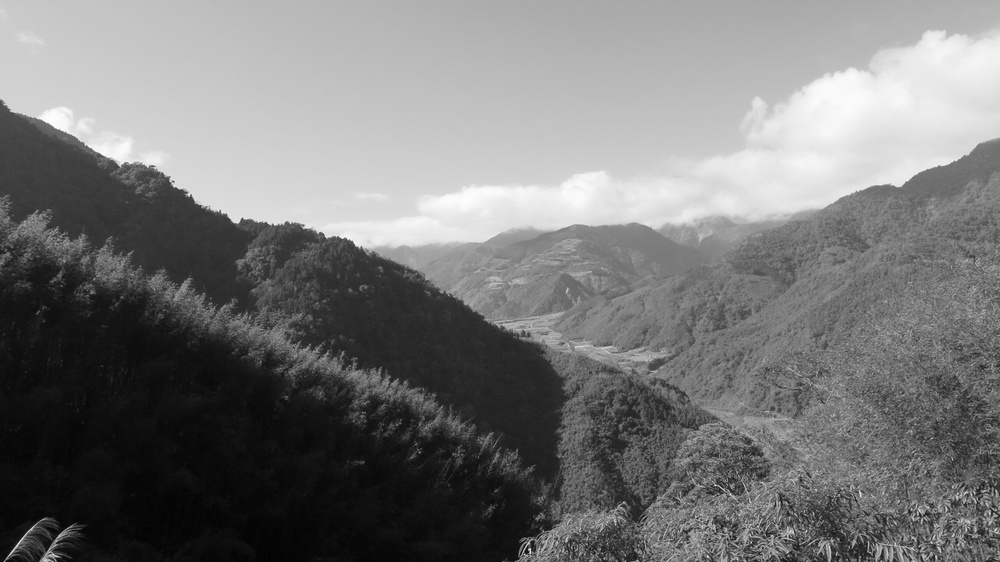
#> input picture Image/img.jpg, 1000 x 562 px, shrunk from 1920 x 1080 before the run
$ python prewitt.py
#> lines starting #> are read from the running program, lines starting #| are printed output that depends on the picture; after the words box and inside, x2 and y2 are one past the last pixel; in counts of white or black regions, pixels touching at a corner belong together
#> further down, image is the input picture: shape (562, 1000); min 1, max 255, mean 119.7
from signal import signal
import numpy as np
import cv2
from scipy import signal

def prewitt(I, _boundary = 'symm'):
    # prewitt_x是可分離的，根據卷積運算結合律，分兩次小卷積核心運算
    # 垂直方向上的均值平滑
#> called with _boundary = 'symm'
    ones_y = np.array([[1], [1], [1]], np.float32)
    i_conv_pre_x = signal.convolve2d(I, ones_y, mode = 'same', boundary = _boundary)
    # 水平方向上的差分
    diff_x = np.array([[1, 0, -1]], np.float32)
    i_conv_pre_x = signal.convolve2d(i_conv_pre_x, diff_x, mode = 'same', boundary = _boundary)

    # prewitt_y是可分離的，根據卷積運算結合律，分兩次小卷積核心運算
    # 水平方向上的均值平滑
    ones_x = np.array([[1, 1, 1]], np.float32)
    i_conv_pre_y = signal.convolve2d(I, ones_x, mode = 'same', boundary = _boundary)
    # 垂直方向上的差分
    diff_y = np.array([[1], [0], [-1]], np.float32)
    i_conv_pre_y = signal.convolve2d(i_conv_pre_y, diff_y, mode = 'same', boundary = _boundary)
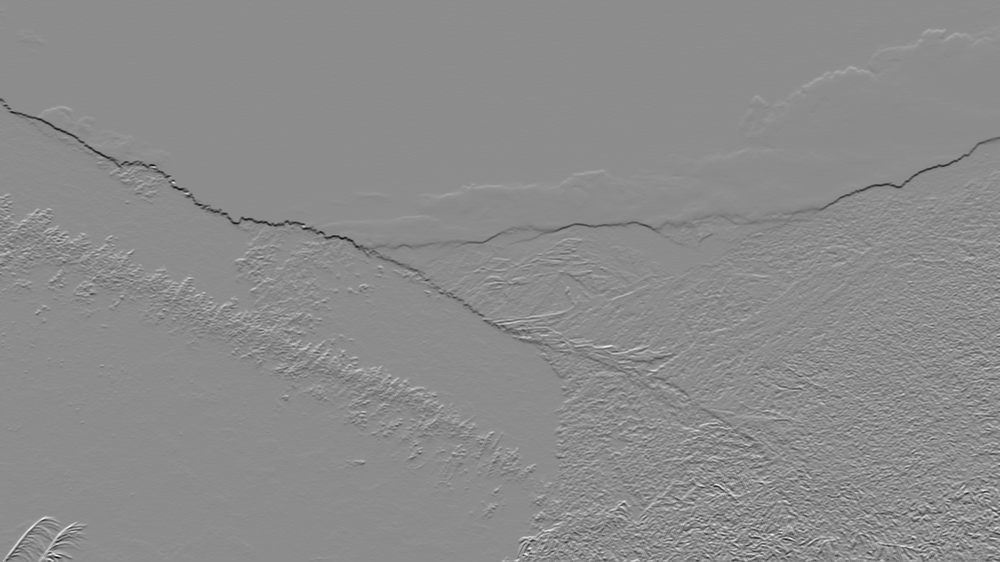
#> i_conv_pre_y: shape (562, 1000) float32; min -505, max 412, mean -1.3; drawn with min black and max white

    return (i_conv_pre_x, i_conv_pre_y)

if __name__ == '__main__':
    image = cv2.imread('../Image/img.jpg', cv2.COLOR_BGR2GRAY)
    cv2.imshow('image', image)

    i_conv_pre_x, i_conv_pre_y = prewitt(image)

    abs_i_conv_pre_x = np.abs(i_conv_pre_x)
    abs_i_conv_pre_y = np.abs(i_conv_pre_y)
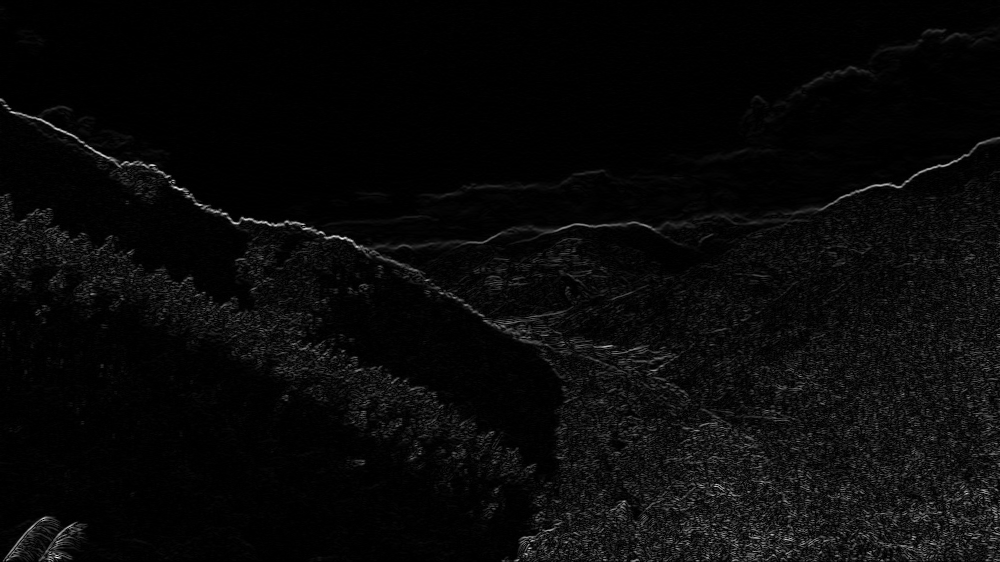
#> abs_i_conv_pre_y: shape (562, 1000) float32; min 0, max 505, mean 18.1; drawn with min black and max white

    edge_x = abs_i_conv_pre_x.copy()
    edge_y = abs_i_conv_pre_y.copy()

    edge_x[edge_x>255] = 255
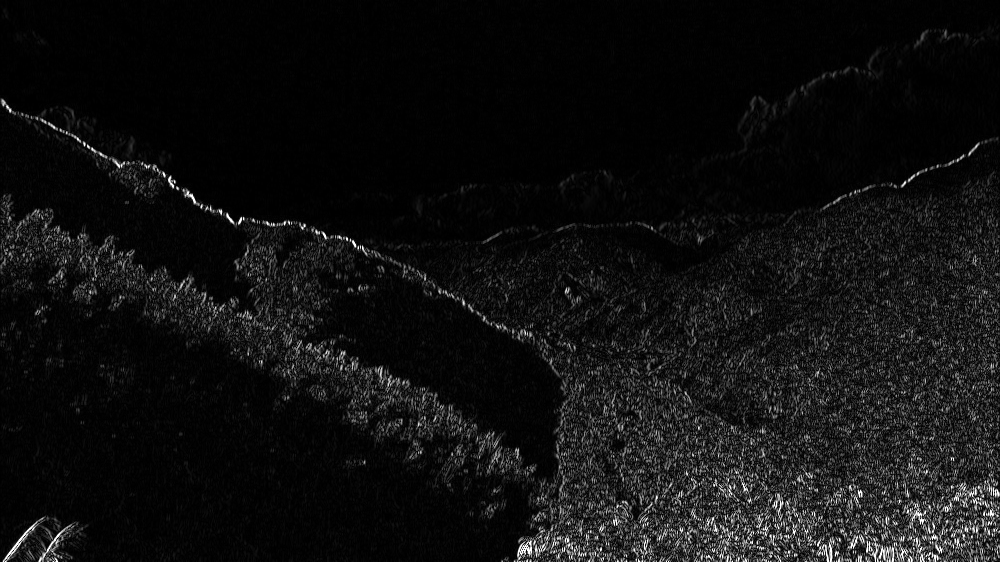
#> edge_x: shape (562, 1000) float32; min 0, max 255, mean 16.5
    edge_y[edge_y>255] = 255
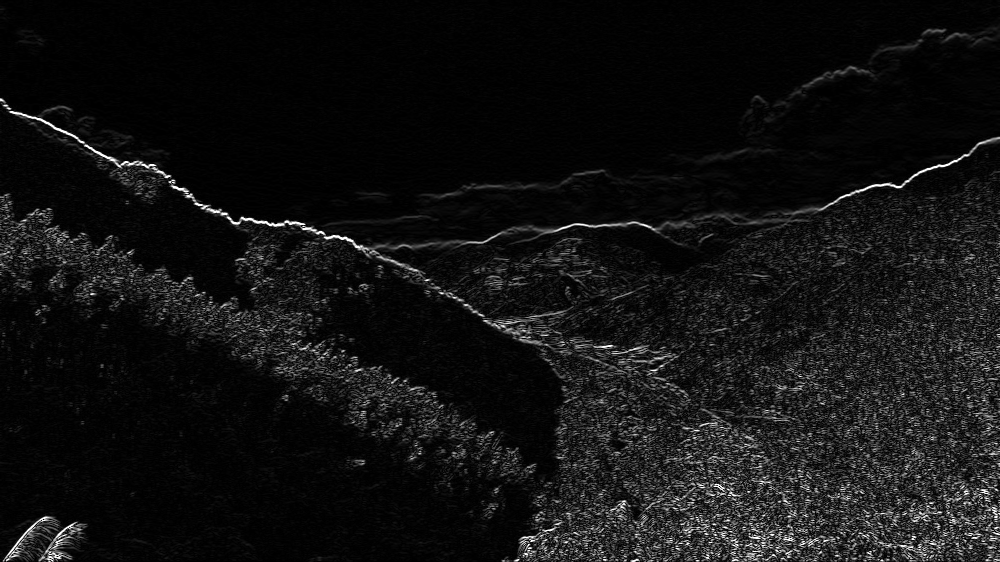
#> edge_y: shape (562, 1000) float32; 0.16% of pixels changed, all inside (x1, y1, x2, y2) = (0, 99, 1000, 561)

    cv2.imshow('edge_x', edge_x)
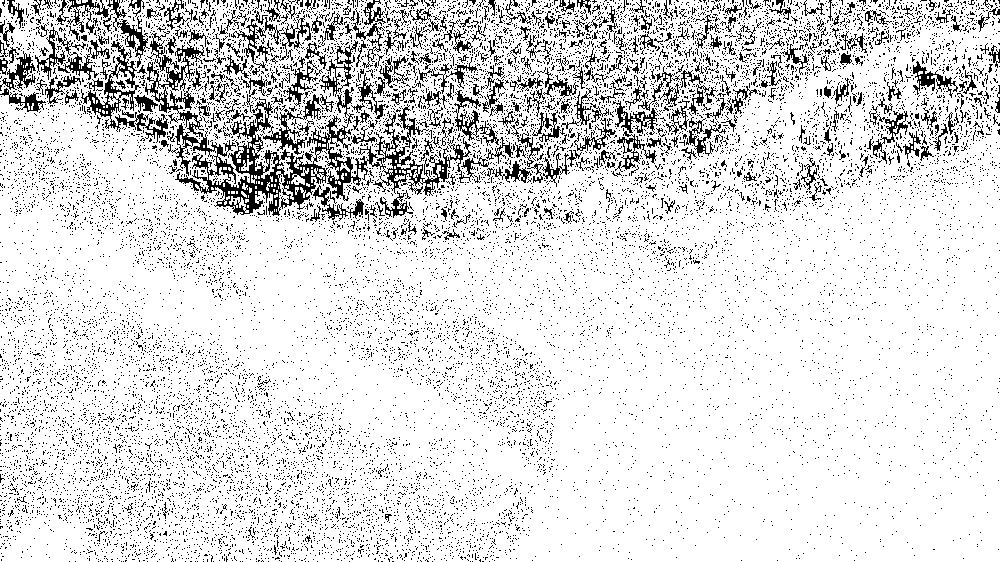
#> window 'edge_x': shape (562, 1000); 86.9% white; black in thin lines or dots
    cv2.imshow('edge_y', edge_y)
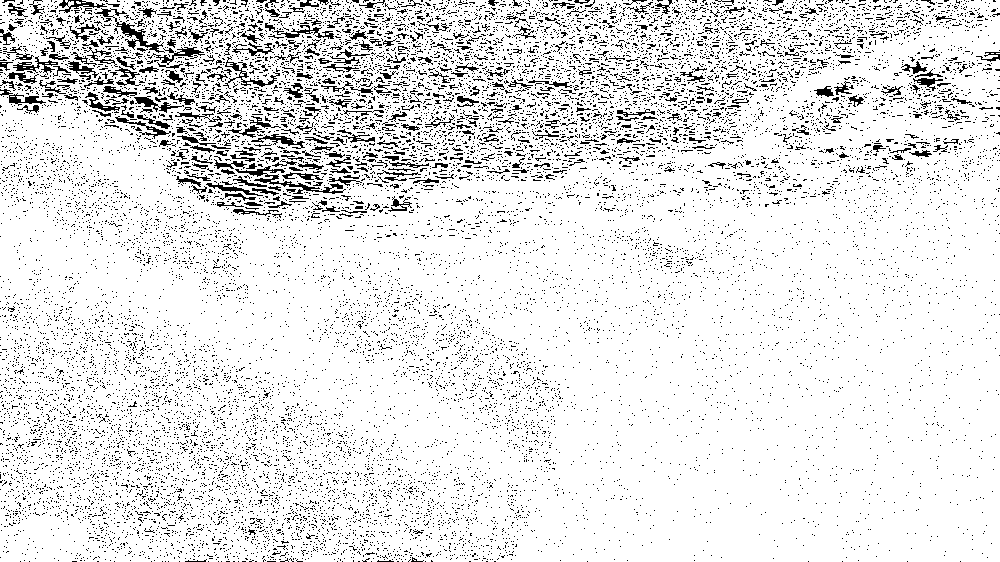
#> window 'edge_y': shape (562, 1000); 90% white; black in thin lines or dots

    edge = 0.5*abs_i_conv_pre_x + 0.5*abs_i_conv_pre_y
    edge[edge>255] = 255
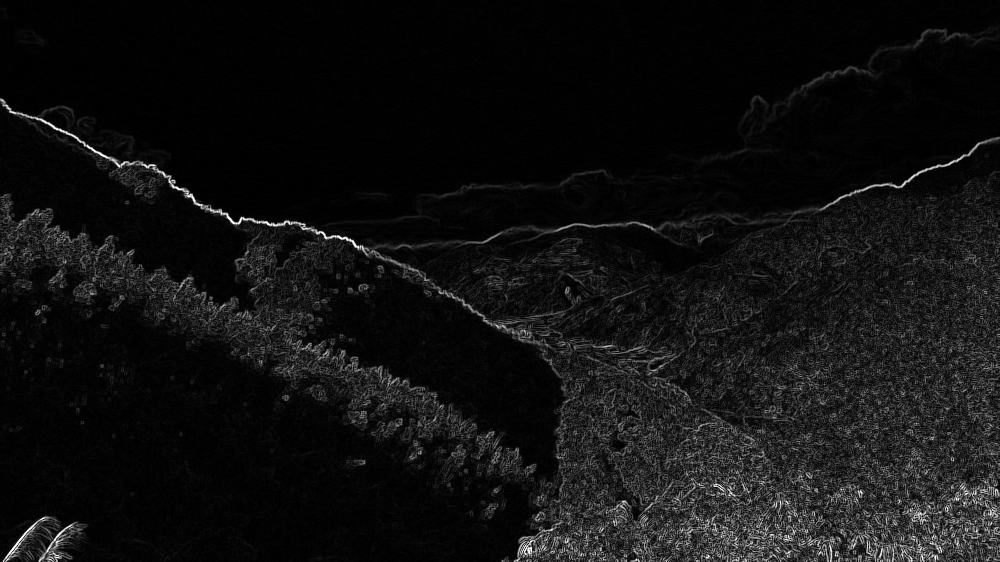
#> edge: shape (562, 1000) float32; min 0, max 255, mean 17.3
    edge = edge.astype(np.uint8)

    cv2.imshow('edge', edge)
    cv2.waitKey(0)
    cv2.destroyAllWindows()
